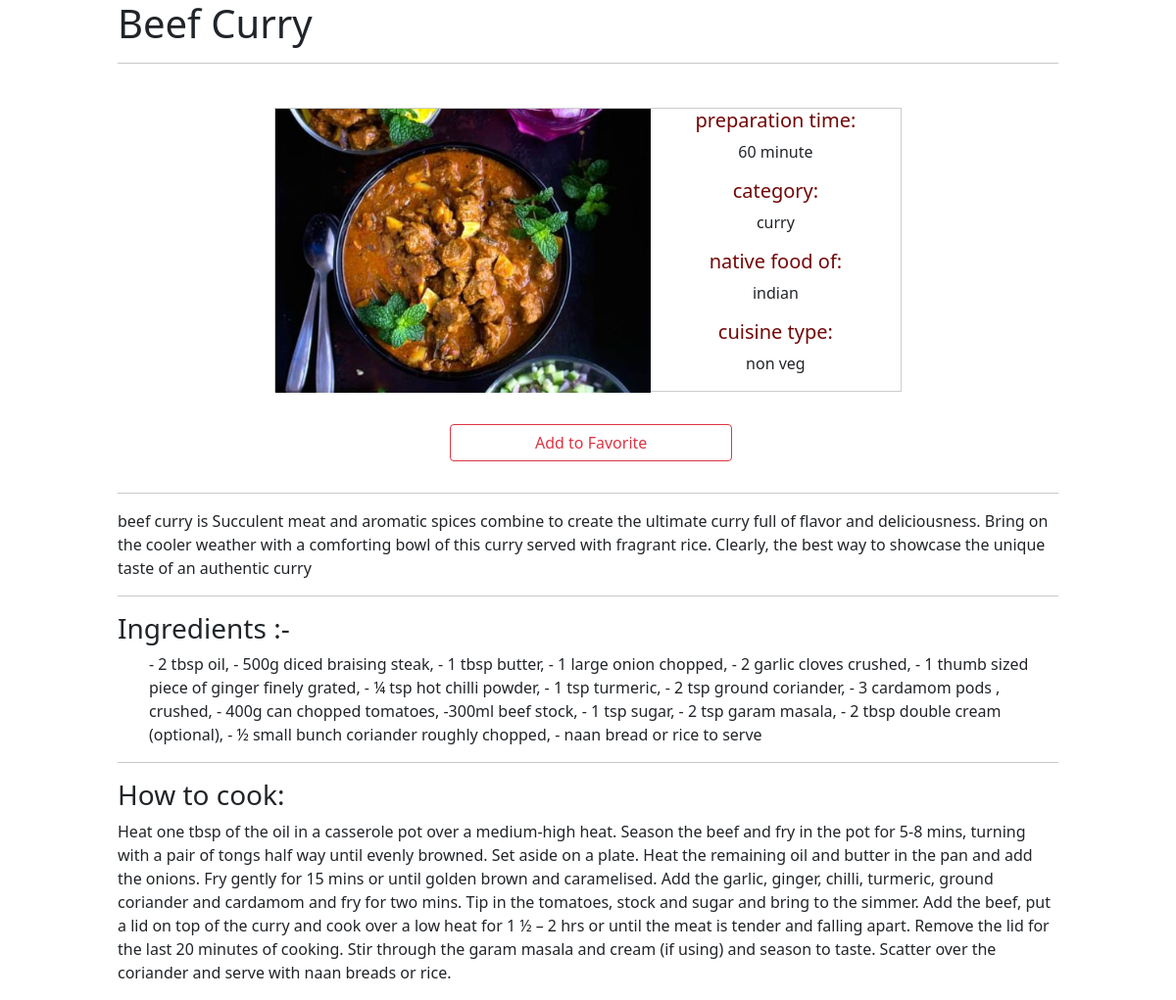
/detailpage/4, run on the app's committed database.
### recipe_app/models.py (models this page shows, shortened)
class Recipes(models.Model):
    food_name = models.CharField(max_length=50)
    description = models.CharField(max_length=500)
    image = models.ImageField(upload_to = "food_images")
    preparation_time = models.PositiveIntegerField()
    ingredients = models.TextField(default='')
    preparation = models.TextField(default='')
    category = models.CharField(max_length=20)
    native_food_of = models.CharField(blank=True,max_length=20)
    cuisine_type = models.CharField(max_length=20,choices=CUISINE_TYPE)

### recipe_app/views.py (the view)
# urls.py: path("detailpage/<int:id>",views.detail,name="detail-page"),
def detail(request,id):
    context = {}
    detail_view = models.Recipes.objects.get(pk=id)
    context['detail'] = detail_view
    return render(request,"recipe/detail.html",context)

### recipe_app/templates/recipe/detail.html (shortened to what this page needs)
{% extends 'base.html' %}
{% load static %}
{% block css %}{% static 'recipe/detail.css' %}{% endblock css %}
{% block content %}
     <section>
        <h1 class="desc">{{detail.food_name}}</h2>
        <hr>
        <div class="responsive container">
            <div class="detail">
                <img src="{{detail.image.url}}">
                <div class="detail_side">
                    <h5>preparation time:</h5>
                    <p>{{detail.preparation_time}} minute</p>
                    <h5>category:</h5>
                    <p>{{detail.category}}</p>
                    <h5>native food of:</h5>
                    <p>{{detail.native_food_of}}</p>
                    <h5>cuisine type:</h5>
                    <p>{{detail.cuisine_type}}</p>
                </div>
            </div>
            <form action="{% url 'favouries-page' %}" method="POST">
                {% if detail.id in request.session.favourite_recipes %}
                    <button class="btn btn-outline-danger" type="submit" name='remove'> Remove from Favorite</button>
                {% else %}
                    <button class="btn btn-outline-danger" type="submit" name='add'> Add to Favorite</button>
                {% endif %}
            </form>
        </div>
        <hr>
            <div>
                <p>{{detail.description}}</p>
            </div>
        <hr>
        <div>
            <h3>Ingredients :-</h3>
            <ul>
                <div>{{detail.ingredients}}</div>
            </ul>
        </div>
        <hr>
        <div>
            <h3>How to cook:</h3>
            <p>{{detail.preparation}}</p>
        </div>
    </section>
{% endblock content %}

### recipe_app/static/recipe/detail.css (style rules this page uses)
div.detail { border: 1px solid #ccc; }
div.detail img { width: 60%; height: 290px; float: left; }
.detail_side { text-align: center; }
.detail_side h5 { color: rgb(114, 7, 7); }
.btn { margin-top:2rem ; margin-left:28% ; width: 45%; }
* { box-sizing: border-box; }
.responsive { padding: 0 6px; width:25%; display: block; margin: auto ; margin-top: 3%; }
section { display: block; width: 80%; margin: auto; }
.container { padding: 16px; width: 45%; }
@media only screen and (max-width: 1300px) { .responsive { width: 70%; } }

### data on the page
Recipes: image (picture), preparation_time "60", category "curry", native_food_of "indian", cuisine_type "non veg", description "beef curry is Succulent meat and aromatic spices combine to create the ultimate curry full of flavor and deliciousness. Bring on the cooler weather with a comforting bowl of this curry served with fragrant rice. Clearly, the best way to showcase the unique taste of an authentic curry", ingredients "- 2 tbsp oil, - 500g diced braising steak, - 1 tbsp butter, - 1 large onion chopped, - 2 garlic cloves crushed, - 1 thumb sized piece of ginger finely grated, - ¼ tsp hot chilli powder, - 1 tsp turmeric, - 2 tsp ground coriander, - 3 cardamom pods , crushed, - 400g can chopped tomatoes, -300ml beef stock, - 1 tsp sugar, - 2 tsp garam masala, - 2 tbsp double cream (optional), - ½ small bunch coriander roughly chopped, - naan bread or rice to serve", preparation "Heat one tbsp of the oil in a casserole pot over a medium-high heat. Season the beef and fry in the pot for 5-8 mins, turning with a pair of tongs half way until evenly browned. Set aside on a plate. Heat the remaining oil and butter in the pan and add the onions. Fry gently for 15 mins or until golden brown and caramelised. Add the garlic, ginger, chilli, turmeric, ground coriander and cardamom and fry for two mins. Tip in the tomatoes, stock and sugar and bring to the simmer. Add the beef, put a lid on top of the curry and cook over a low heat for 1 ½ – 2 hrs or until the meat is tender and falling apart. Remove the lid for the last 20 minutes of cooking. Stir through the garam masala and…"
